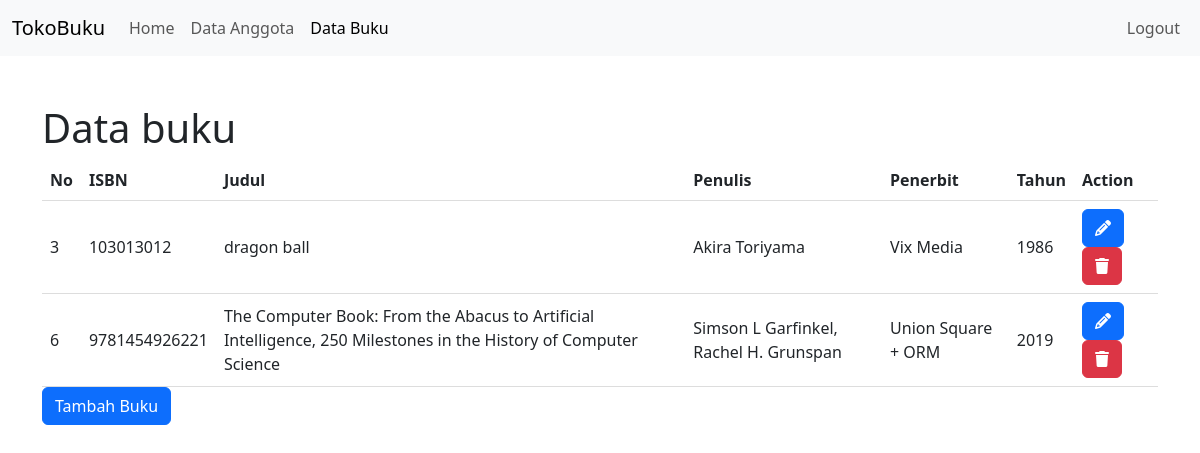
Screenshot of /buku/data-buku.php (signed in) with the database file from the repository.
### tables this page shows
CREATE TABLE `data_buku` (
  `id_buku` int(11) NOT NULL,
  `isbn` varchar(255) DEFAULT NULL,
  `judul` varchar(255) NOT NULL,
  `penulis` varchar(255) NOT NULL,
  `penerbit` varchar(255) NOT NULL,
  `tahun` int(11) NOT NULL
);

### buku/data-buku.php (the view, shortened to what this page needs)
<?php
include($_SERVER['DOCUMENT_ROOT'] . '/tokobuku/config/config.php');
$sql = "SELECT * FROM data_buku";
$stmt = $db->prepare($sql);
$stmt->execute();
$results = $stmt->fetchAll(PDO::FETCH_ASSOC);
?>
<!DOCTYPE html>
<html lang="en">
<head>
  <link href="https://cdn.jsdelivr.net/npm/bootstrap@5.3.3/dist/css/bootstrap.min.css" rel="stylesheet" />
  <link rel="stylesheet" href="https://cdnjs.cloudflare.com/ajax/libs/font-awesome/6.5.2/css/all.min.css" />
</head>
<body>
  <nav class="navbar navbar-expand-lg bg-body-tertiary">
    <div class="container-fluid">
      <a class="navbar-brand" href="http://localhost/tokobuku/dashboard.php">TokoBuku</a>
      <div class="collapse navbar-collapse" id="navbarNav">
        <ul class="navbar-nav me-auto mb-2 mb-lg-0">
          <li class="nav-item">
            <a class="nav-link " href="http://localhost/tokobuku/dashboard.php">Home</a>
          </li>
          <li class="nav-item">
            <a class="nav-link" href="http://localhost/tokobuku/anggota/data-anggota.php">Data Anggota</a>
          </li>
          <li class="nav-item">
            <a class="nav-link active" aria-current="page" href="http://localhost/tokobuku/buku/data-buku.php">Data Buku</a>
          </li>
        </ul>
        <ul class="navbar-nav">
          <li class="nav-item">
            <a class="nav-link" href="http://localhost/tokobuku/logout.php">Logout</a>
          </li>
        </ul>
      </div>
    </div>
  </nav>
  <div class="container my-5">
    <h1>Data buku</h1>
    <table>
      <tr>
        <th>No</th>
        <th>ISBN</th>
        <th>Judul</th>
        <th>Penulis</th>
        <th>Penerbit</th>
        <th>Tahun</th>
        <th>Action</th>
      </tr>
      <?php foreach ($results as $book) : ?>
        <tr>
          <td><?php echo $book['id_buku']; ?></td>
          <td><?php echo $book['isbn']; ?></td>
          <td><?php echo $book['judul']; ?></td>
          <td><?php echo $book['penulis']; ?></td>
          <td><?php echo $book['penerbit']; ?></td>
          <td><?php echo $book['tahun']; ?></td>
          <td>
            <a class="btn btn-primary" href="edit-buku.php?id_buku=<?php echo $book['id_buku']; ?>"><i class="fa-solid fa-pencil" style="color: #ffffff;"></i></a>
            <a class="btn btn-danger" href="hapus-buku.php?id_buku=<?php echo $book['id_buku']; ?>" onclick="return confirm('Are you sure you want to delete this book?')"><i class="fa-solid fa-trash" style="color: #ffffff;"></i></a>
          </td>
        </tr>
      <?php endforeach; ?>
    </table>
    <a class="btn btn-primary" href="tambah-buku.php">Tambah Buku</a>
  </div>
</body>
</html>

### buku/data-buku.php (style rules this page uses)
table { border-collapse: collapse; width: 100%; }
th, td { padding: 8px; text-align: left; border-bottom: 1px solid #ddd; }

### rows the page displays
data_buku: id_buku "3", isbn "103013012", judul "dragon ball", penulis "Akira Toriyama", penerbit "Vix Media", tahun "1986"
data_buku: id_buku "6", isbn "9781454926221", judul "The Computer Book: From the Abacus to Artificial Intelligence, 250 Milestones in the History of Computer Science", penulis "Simson L Garfinkel, Rachel H. Grunspan", penerbit "Union Square + ORM", tahun "2019"
